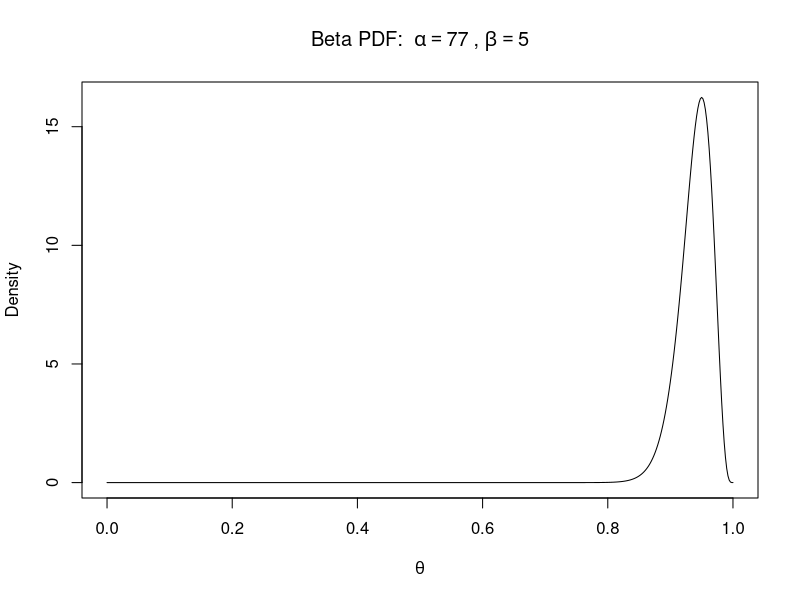
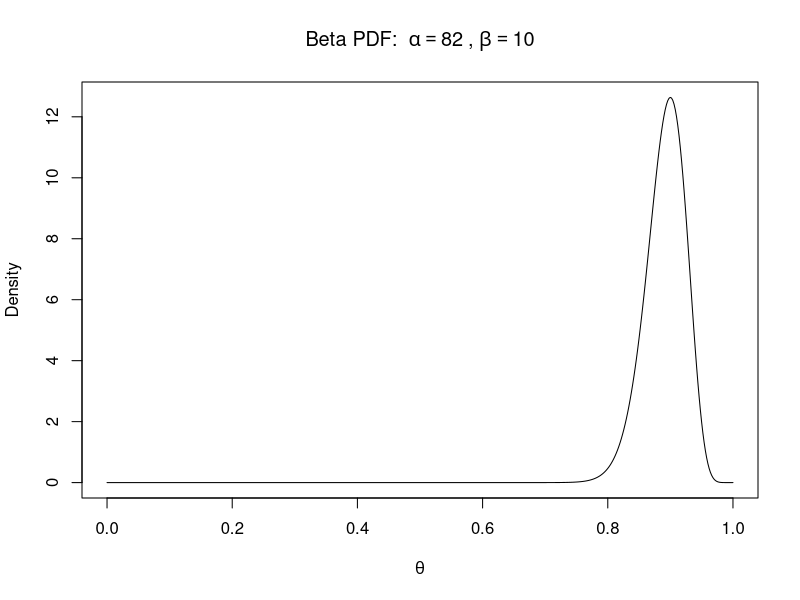

Write R code to recreate these figures, in order.
## ---- chunk 1
#| echo: true
#| code-fold: true
#| code-summary: "Show code"
#| fig-align: center

alpha <- 77
beta  <- 5

# Normalising constant via log-gamma (works like Python's lgamma)
beta_const_inv <- exp(lgamma(alpha + beta) - lgamma(alpha) - lgamma(beta))

beta_pdf <- function(theta) {
  beta_const_inv * theta^(alpha - 1) * (1 - theta)^(beta - 1)
}

theta_grid <- seq(0, 1, length.out = 500)
pdf_values <- beta_pdf(theta_grid)

plot(theta_grid, pdf_values, type = "l",
     xlab = expression(theta), ylab = "Density",
     main = bquote("Beta PDF: " ~ alpha == .(alpha) ~ "," ~ beta == .(beta)))
## ---- chunk 2
#| echo: true
#| code-fold: true
#| code-summary: "Show code"
#| fig-align: center

alpha <- 82
beta  <- 10

# Normalising constant via log-gamma (works like Python's lgamma)
beta_const_inv <- exp(lgamma(alpha + beta) - lgamma(alpha) - lgamma(beta))

beta_pdf <- function(theta) {
  beta_const_inv * theta^(alpha - 1) * (1 - theta)^(beta - 1)
}

theta_grid <- seq(0, 1, length.out = 500)
pdf_values <- beta_pdf(theta_grid)

plot(theta_grid, pdf_values, type = "l",
     xlab = expression(theta), ylab = "Density",
     main = bquote("Beta PDF: " ~ alpha == .(alpha) ~ "," ~ beta == .(beta)))
